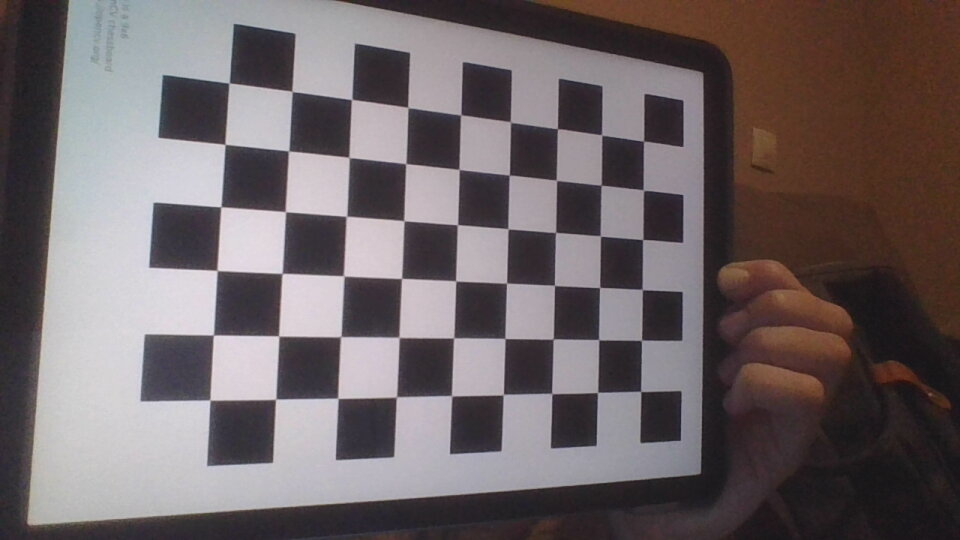
#> input picture 1_Chessboard/pattern_p/1.jpg, 960 x 540 px; its folder holds 5 pictures in this run
$ python chessboard_calibration.py
#> lines starting #> are read from the running program, lines starting #| are printed output that depends on the picture; after the words box and inside, x2 and y2 are one past the last pixel; in counts of white or black regions, pixels touching at a corner belong together
import cv2
from cv2 import sqrt
import numpy as np
import glob
from dis import dis

# Encuentra_esquinas de tablero de ajedrez
# Límite
criteria = (cv2.TERM_CRITERIA_EPS + cv2.TERM_CRITERIA_MAX_ITER, 30, 0.001)

# Especificaciones de la plantilla del tablero
w = 9
h = 6

# Puntos de tablero de ajedrez en el sistema de coordenadas mundial, como (0,0,0), (1,0,0), (2,0,0) ...., (8,5,0), elimine la coordenada Z, grabado como una matriz bidimensional
objp = np.zeros((w*h,3), np.float32)
objp[:,:2] = np.mgrid[0:w,0:h].T.reshape(-1,2)

# Guarde las coordenadas de mundo y el par de coordenadas de imagen de los puntos de esquina del tablero
objpoints = [] # puntos 3D en el sistema mundial de coordenadas
imgpoints = [] # Puntos 2D bidimensionales en el plano de la imagen


#Añadimos la ruta a la carpeta de imagenes del tablero para calibrar
images = glob.glob('pattern_p/*.jpg')


for fname in images: #Repetimos el siguiente proceso para cada imagen
	img = cv2.imread(fname)
#> img is the input picture: shape (540, 960, 3); mean B, G, R 102.2, 100.3, 110

	# img_c = img.copy()
	# img = cv2.resize(img_c, None, fx=0.5, fy=0.5)

	gray = cv2.cvtColor(img,cv2.COLOR_BGR2GRAY)
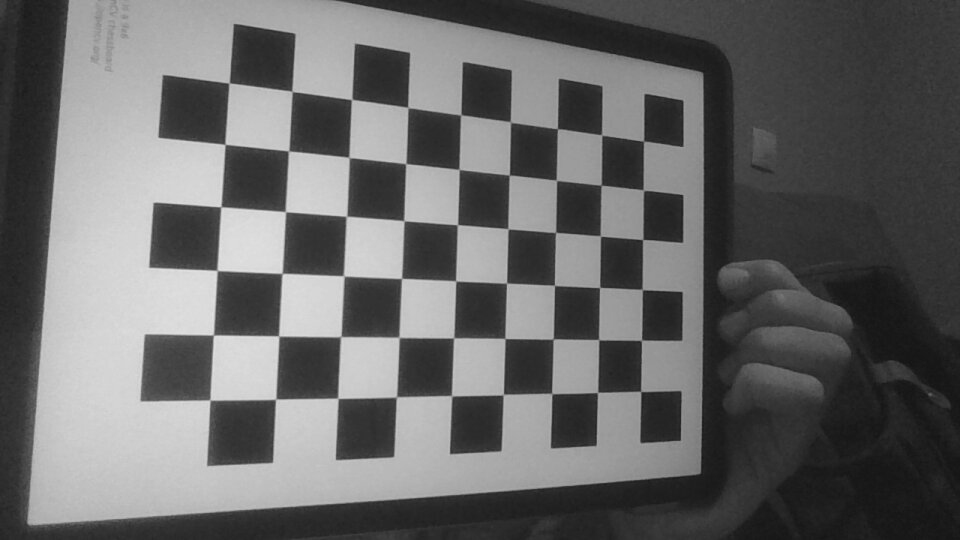
#> gray: shape (540, 960); min 19, max 226, mean 103.4

	# Encuentra la esquina del tablero de ajedrez. Funcion de OpenCV
	ret, corners = cv2.findChessboardCorners(gray, (w,h), None)
#> ret = True; corners = 54 rows, first 8: [640.7, 391.5], [597.5, 392.5], [552, 393.6], [503.3, 394.4], [451.8, 395.9], [396.5, 396.8], [337.8, 398.2], [275.6, 399.2]

	# Si encuentra suficientes puntos, guárdelos
	if ret == True:
		objpoints.append(objp)

		# Buscamos la localizacion mas adecuada para los subpixeles
		corners2 = cv2.cornerSubPix(gray,corners,(11,11),(-1,-1),criteria)
#> corners2 = 54 rows, first 8: [640.7, 391.4], [597.6, 392.4], [551.7, 393.5], [503.3, 394.6], [451.6, 395.8], [396.4, 396.9], [337.9, 398.3], [275.6, 399.2]
		imgpoints.append(corners)

		# Mostrar los puntos de esquina en la imagen
		cv2.drawChessboardCorners(img, (w,h), corners2, ret)
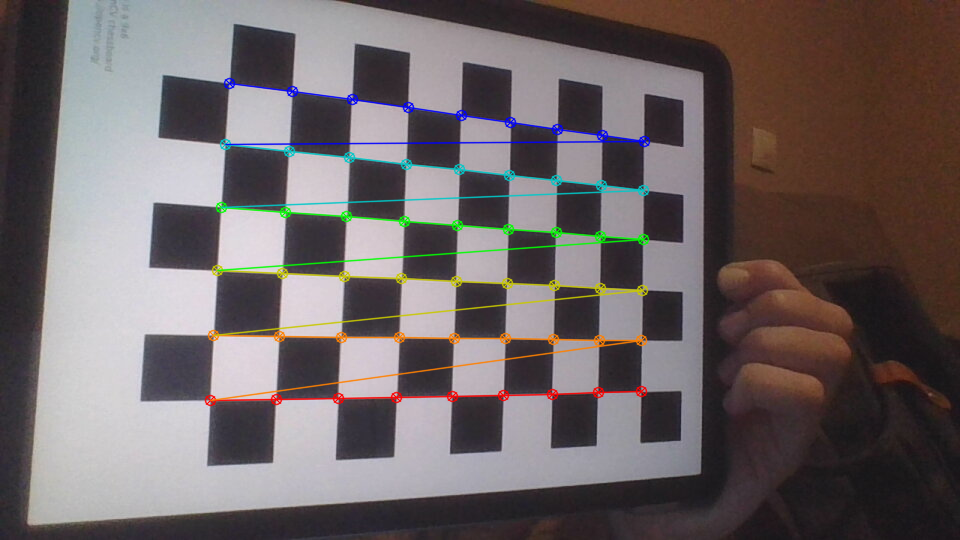
#> img: shape (540, 960, 3); 3.53% of pixels changed, all inside (x1, y1, x2, y2) = (204, 77, 651, 407)
#> pass 2 of the loop `for fname in images:`:
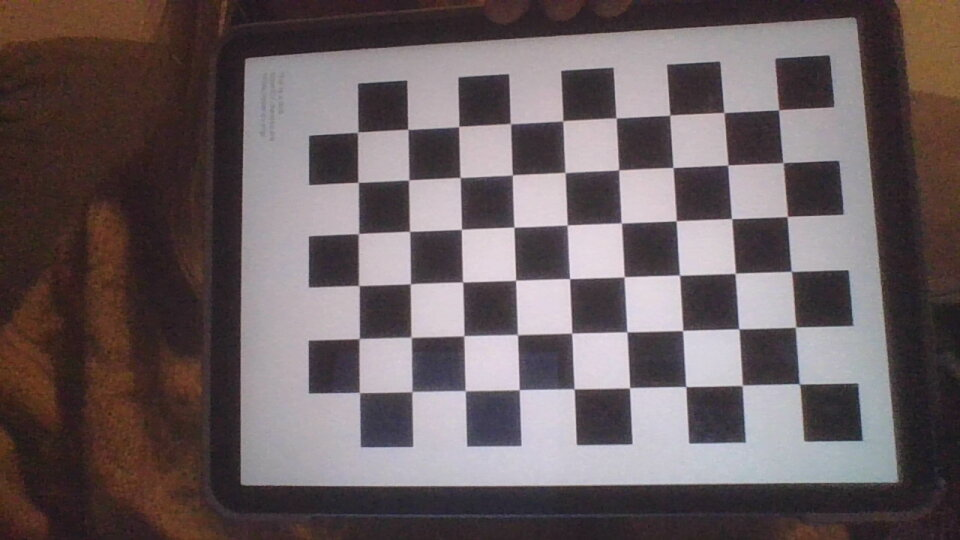
#> input picture 1_Chessboard/pattern_p/10.jpg, 960 x 540 px
#> img is the input picture: shape (540, 960, 3); mean B, G, R 96.5, 94.4, 106.2
#> `gray = cv2.cvtColor(img,cv2.COLOR_BGR2GRAY)`:
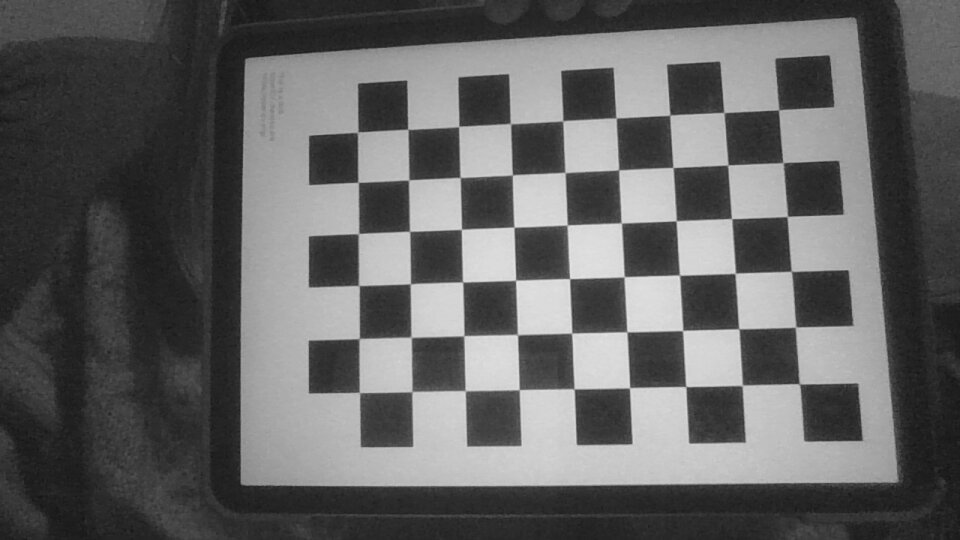
#> gray: shape (540, 960); min 21, max 229, mean 98.1
#> corners = 54 rows, first 8: [799.1, 383.8], [742, 385.7], [686, 386.5], [629.5, 387.8], [574, 389.2], [519.2, 389.7], [465.5, 390.9], [412, 391.7]
#> corners2 = 54 rows, first 8: [799.4, 383.8], [742.3, 385.3], [685.8, 386.6], [629.6, 387.8], [574.2, 388.8], [519.2, 389.7], [465.2, 390.7], [411.8, 391.6]
#> `cv2.drawChessboardCorners(img, (w,h), corners2, ret)`:
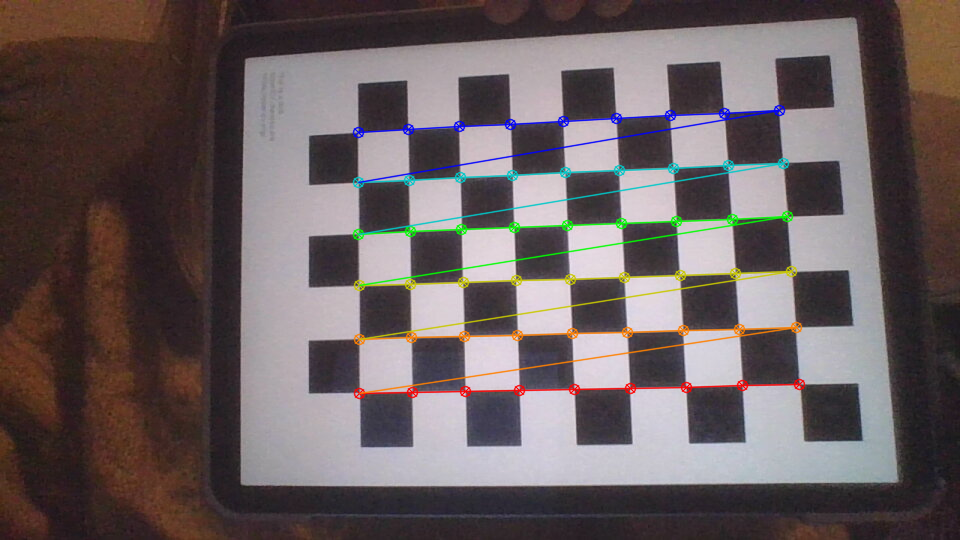
#> img: shape (540, 960, 3); 3.56% of pixels changed, all inside (x1, y1, x2, y2) = (352, 104, 806, 400)
#> pass 3 of the loop `for fname in images:`:
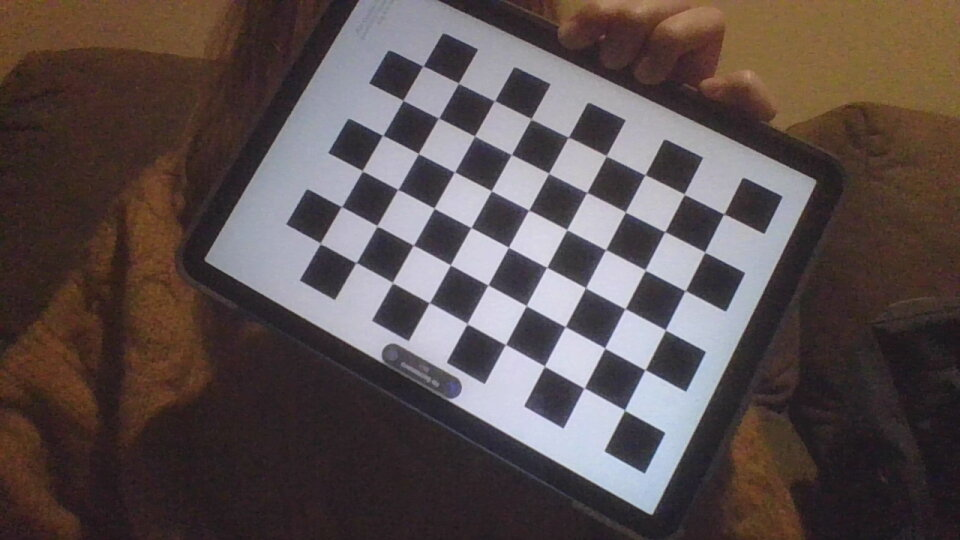
#> input picture 1_Chessboard/pattern_p/11.jpg, 960 x 540 px
#> img is the input picture: shape (540, 960, 3); mean B, G, R 77.5, 78.3, 90.1
#> `gray = cv2.cvtColor(img,cv2.COLOR_BGR2GRAY)`:
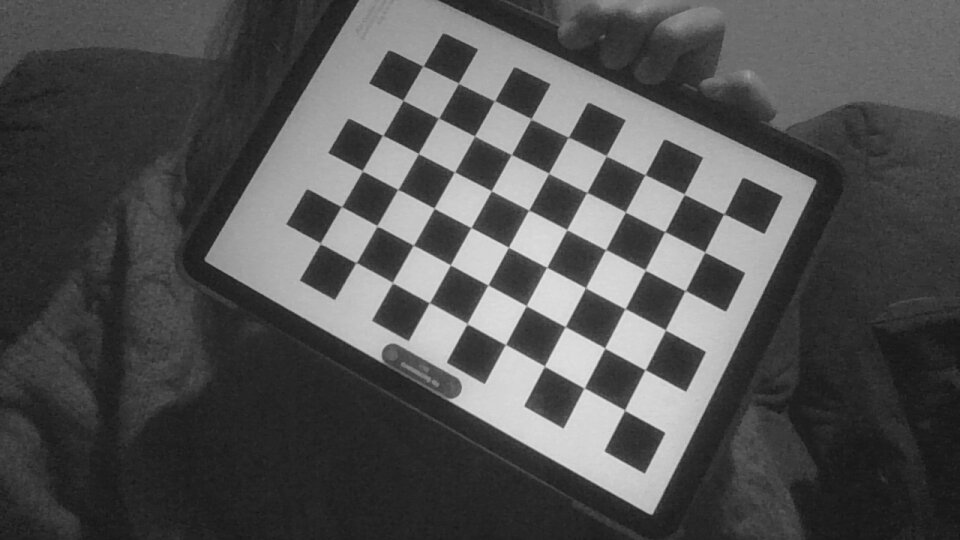
#> gray: shape (540, 960); min 19, max 231, mean 81.7
#> corners = 54 rows, first 8: [624.5, 410.3], [584.1, 388.1], [544.5, 366.1], [505.6, 344.5], [467.5, 324.4], [429, 302.6], [392.7, 283.4], [355.8, 262.7]
#> corners2 = 54 rows, first 8: [624.6, 410.2], [584.1, 387.9], [544.4, 366.1], [505.4, 344.5], [467.1, 323.6], [429.3, 302.7], [392.4, 282.5], [356.1, 262.6]
#> `cv2.drawChessboardCorners(img, (w,h), corners2, ret)`:
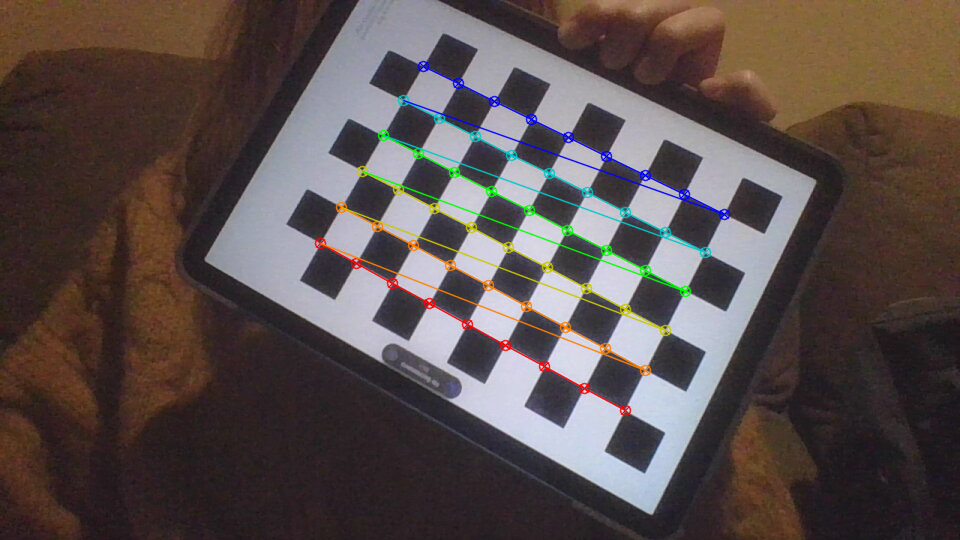
#> img: shape (540, 960, 3); 2.8% of pixels changed, all inside (x1, y1, x2, y2) = (314, 60, 731, 417)
#> the loop made 5 passes; the first 3 are shown

		# [5 lines of commented-out code are left out]

cv2.destroyAllWindows()

# Calibración
# Usamos la funcion calibrate camera, que obtendrá los parámetros intrinsecos y extrinsecos de la
# camara. (Esta funcion aplicará el algoritmo de Levenberg Marquardt)
ret, mtx, dist, rvecs, tvecs = cv2.calibrateCamera(objpoints, imgpoints, gray.shape[::-1], None, None)

# [7 lines of commented-out code are left out]

img = cv2.imread('pattern_p/5.jpg') #Tomamos una imagen de las que usamos en la calibracion
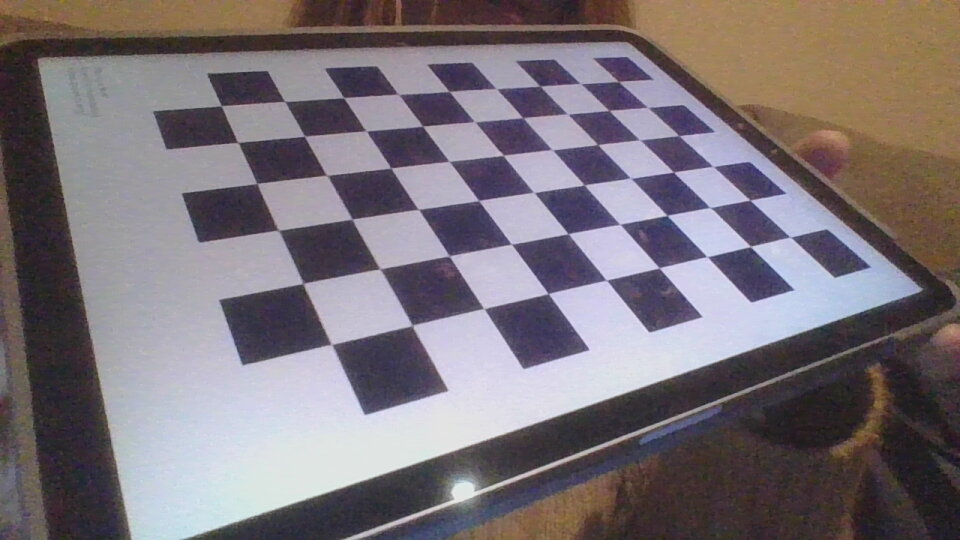
#> input picture 1_Chessboard/pattern_p/5.jpg, 960 x 540 px
#> img is the input picture: shape (540, 960, 3); mean B, G, R 120, 114.3, 122.8

# img_c = img.copy()
# img = cv2.resize(img_c, None, fx=0.5, fy=0.5)

h,w = img.shape[:2] #obtenemos dimensiones de la imagen
#> h = 540; w = 960

# Obtenemos la nueva matriz de parametros intrinsecos de la camara
newcameramtx, roi = cv2.getOptimalNewCameraMatrix (mtx, dist, (w,h), 1, (w,h)) # Parámetro de escala libre

# dst = cv2.undistort(img, mtx, dist, None, newcameramtx)

# # Recorte la imagen de acuerdo con el área de ROI anterior
# x,y,w,h = roi
# dst = dst[y:y+h, x:x+w]
# cv2.imwrite('calibresult.jpg',dst)

# Undistort usando un remapeado

# Usamos la siguiente funcion para conseguir la rectificacion de la imagen dandonos como
# resultado mapas para remapear la imagen original
mapx, mapy = cv2.initUndistortRectifyMap(mtx, dist, None, newcameramtx, (w,h), 5)
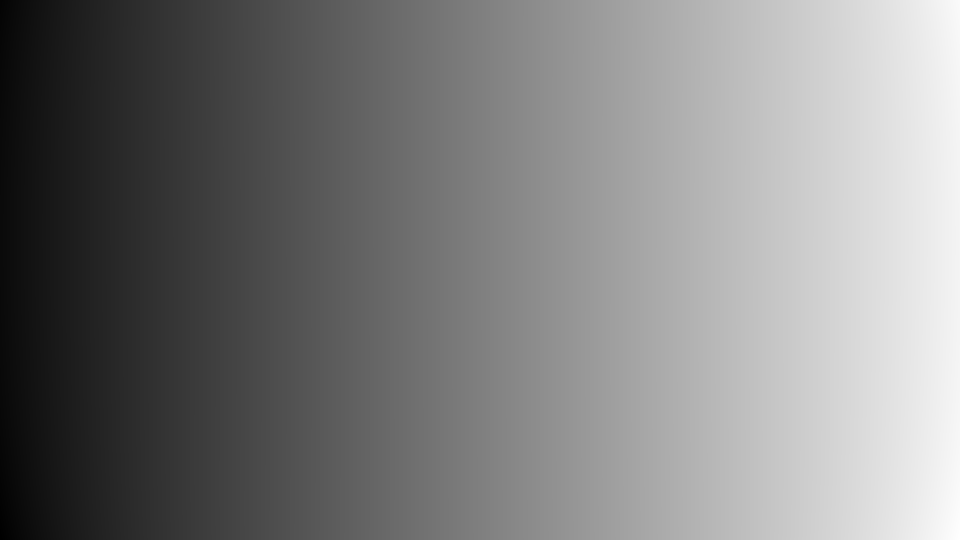
#> mapx: shape (540, 960) float32; min -41.28, max 1003, mean 480.5; drawn with min black and max white
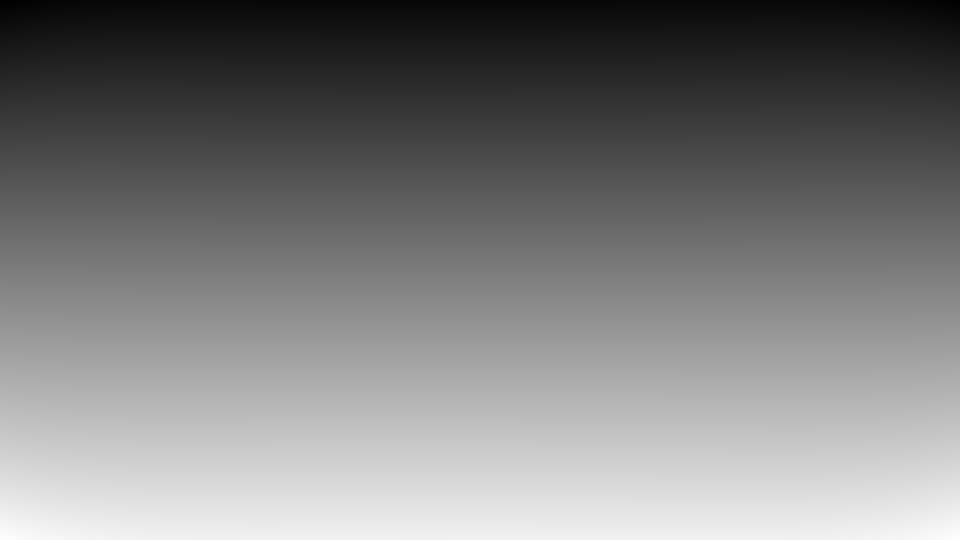
#> mapy: shape (540, 960) float32; min -19.45, max 572.6, mean 269.1; drawn with min black and max white
dst = cv2.remap(img, mapx, mapy, cv2.INTER_LINEAR)
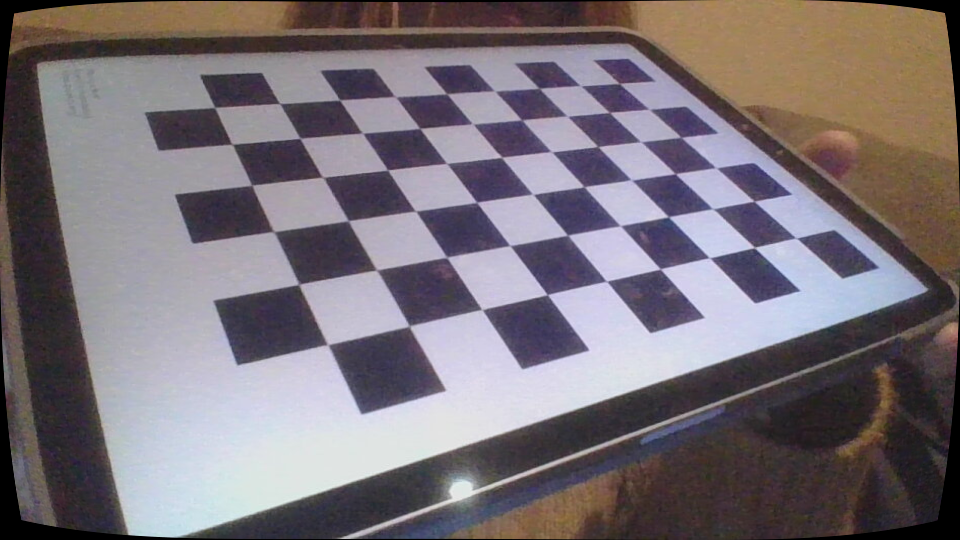
#> dst: shape (540, 960, 3); mean B, G, R 119.2, 113.1, 121.3

# Recortamos la imagen
x, y, w, h = roi
dst = dst[y:y+h, x:x+w]
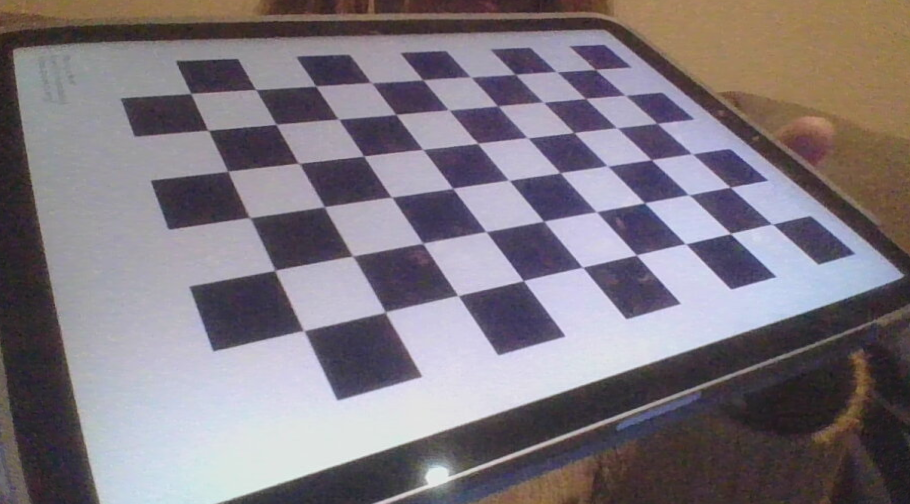
#> dst: shape (504, 910, 3); mean B, G, R 127.5, 119.7, 127.3
cv2.imwrite('calibResult.jpg', dst)
np.savez('Camera_parameters', mtx= mtx, dist= dist, rvecs= rvecs, tvecs= tvecs)

# Error de proyección posterior, para todos los puntos del tablero
# 1- sacamos la proyeccion de los puntos 3d de la imagen usando los parametros
# que hemos obtenido en la calibracion
# 2-calculamos la norma entre las proyecciones y los puntos bidimensionales
# 3-dividimos entre el numero de puntos para obtener un resultado normalizado
# 4-vamos acumulando este error y finalmente sacamos la media aritmética
# 5- Cuanto mas pequeño sea el valor, mas exactos deberian ser nuestros parametros
total_error = 0
for i in range(len(objpoints)):
	imgpoints2, _ = cv2.projectPoints(objpoints[i], rvecs[i], tvecs[i], mtx, dist)
	error = cv2.norm(imgpoints[i],imgpoints2, cv2.NORM_L2)/len(imgpoints2)
	total_error += error

alt, anch = img.shape[:2]
#> alt = 540; anch = 960

alt2 = h*h
anch2 = w*w
alo = alt2+anch2
diagonal = np.sqrt(alo)
print(("total error: "), format(total_error/len(objpoints)/diagonal, '.8f'))
